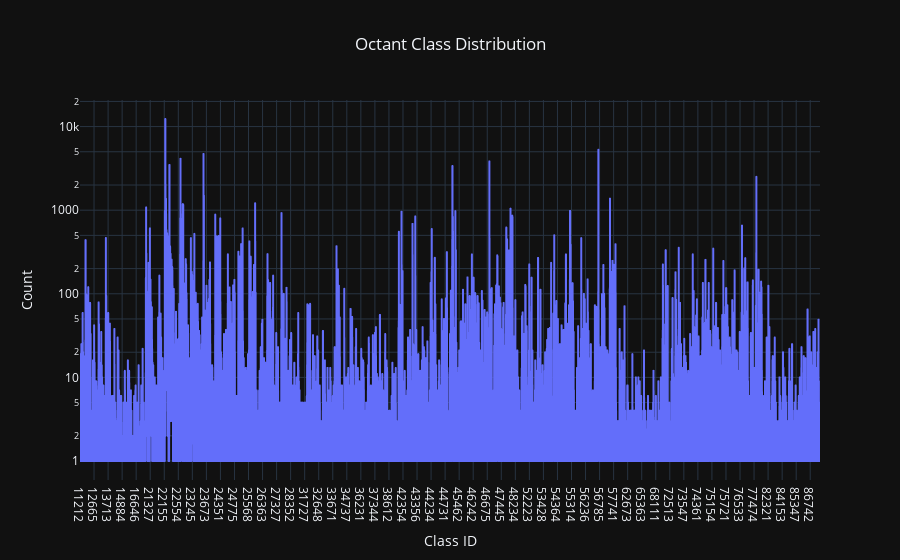

The notebook cell saved with this chart:
### Code cell
PDB_SS.plot_count_vs_classid(base=8)

### Figure 1 — Plotly figure (JSON) as saved in the notebook; plotly's stock layout.template omitted (floating-point values rounded to 4 significant figures; data arrays with more than 128 entries replaced by an {"elided": "..."} marker saying what was removed)
{"data": [{"hovertemplate": "class_id=%{x}<br>count=%{y}<extra></extra>", "legendgroup": "", "line": {"color": "#636efa", "dash": "solid"}, "marker": {"symbol": "circle"}, "mode": "lines", "name": "", "showlegend": false, "type": "scattergl", "x": {"elided": "9697 str values"}, "xaxis": "x", "y": {"elided": "9697 int values"}, "yaxis": "y"}], "layout": {"autosize": true, "legend": {"tracegroupgap": 0}, "showlegend": true, "title": {"text": "Octant Class Distribution", "x": 0.5}, "xaxis": {"anchor": "y", "domain": [0, 1], "title": {"text": "Class ID"}}, "yaxis": {"anchor": "x", "domain": [0, 1], "title": {"text": "Count"}, "type": "log"}}}
